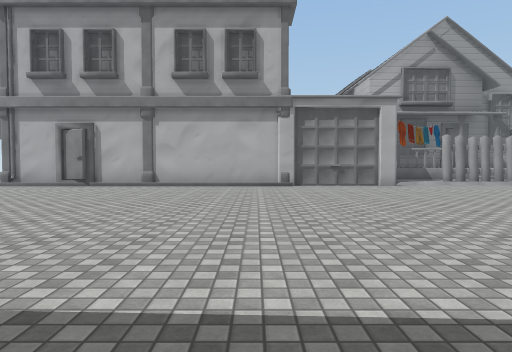
view 1 (above)

24 first-person views from a walk through a scene from a Unity 3-D project. The camera is 1.3 m above the floor, tilts 2° down and sees 75° across. The floor is counted in squares, 2 m on a side. Each view is taken from the middle of a square. On the plan, view 1 faces up. The plan holds only what a view shows up to about 10 squares ahead; the rest is blank. The place goes on beyond the plan. The player is left out. Some surface patterns are stand-ins.

view 2
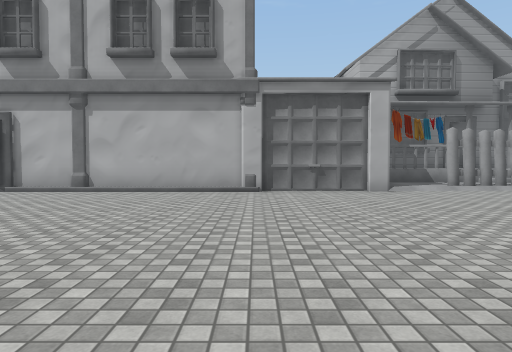

view 3
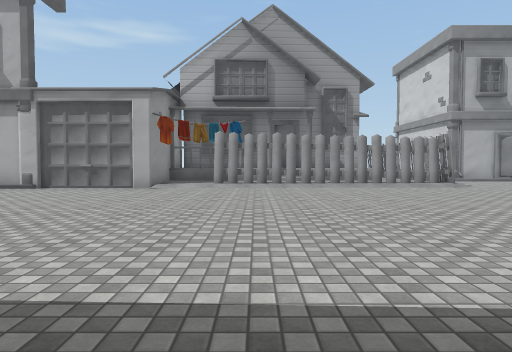

view 4
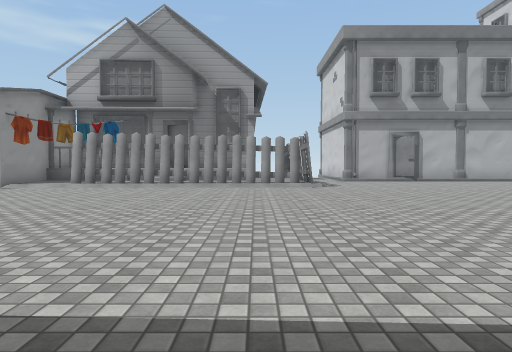

view 5
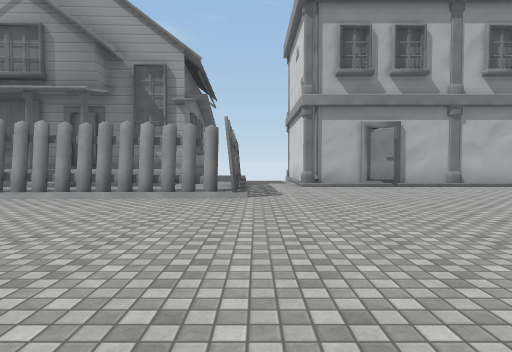

view 6
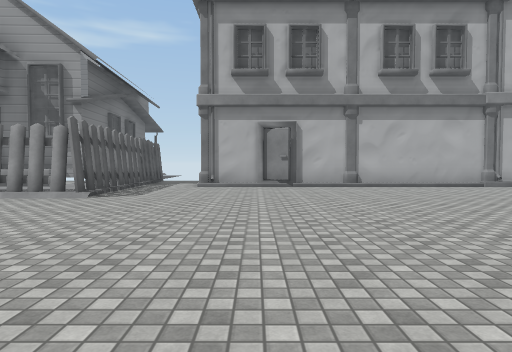

view 7
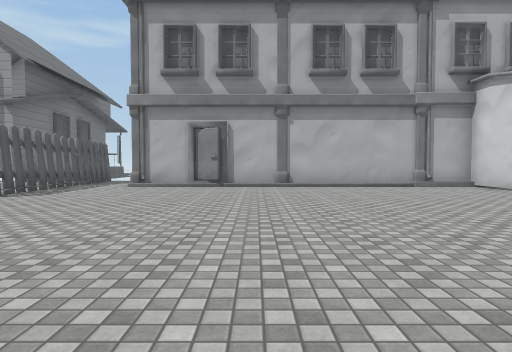

view 8
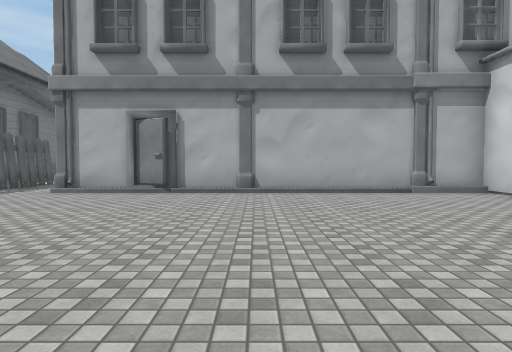

view 9
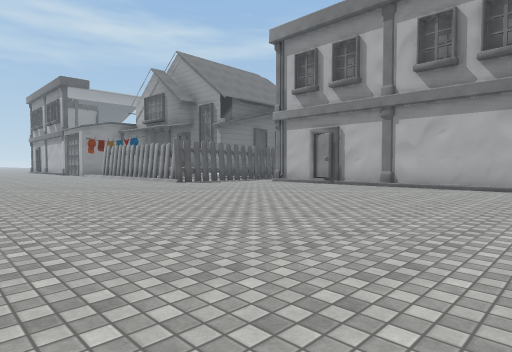

view 10
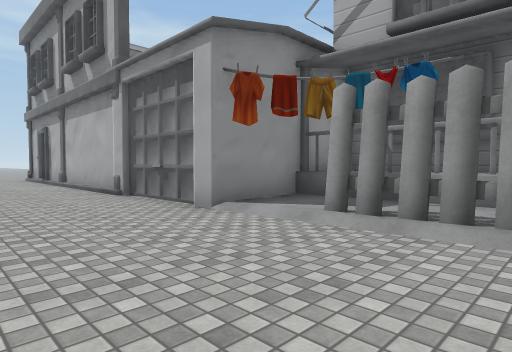

view 11
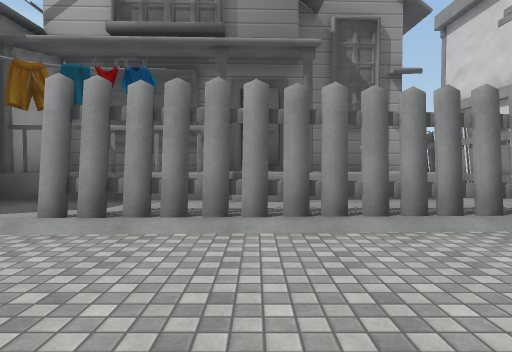

view 12
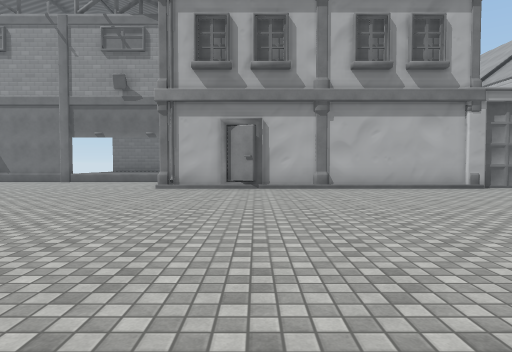

view 13
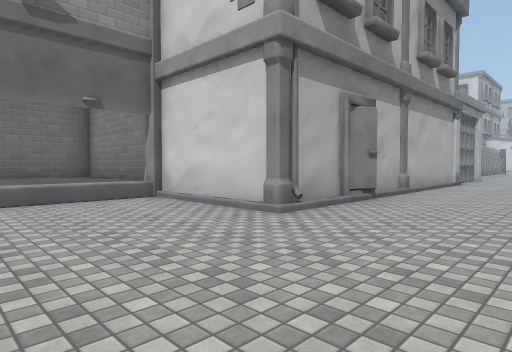

view 14
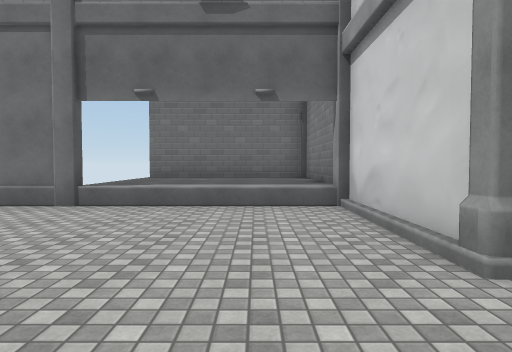

view 15
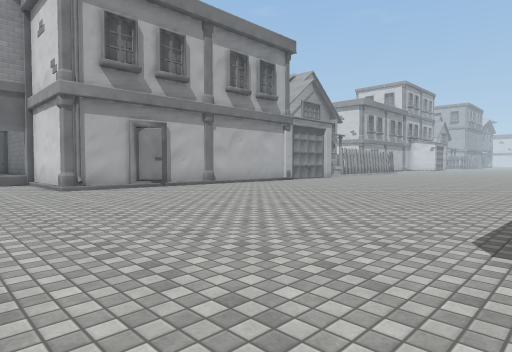

view 16
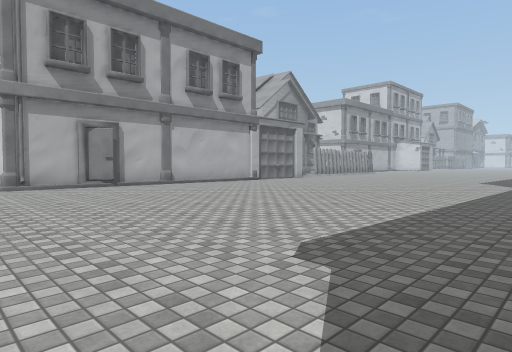

view 17
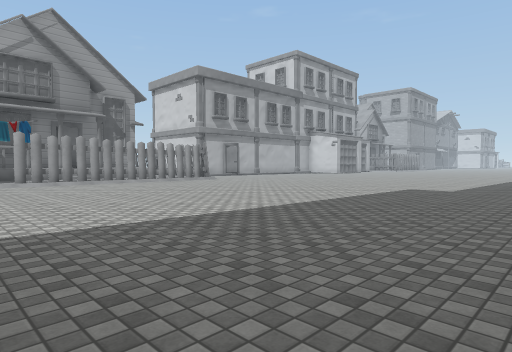

view 18
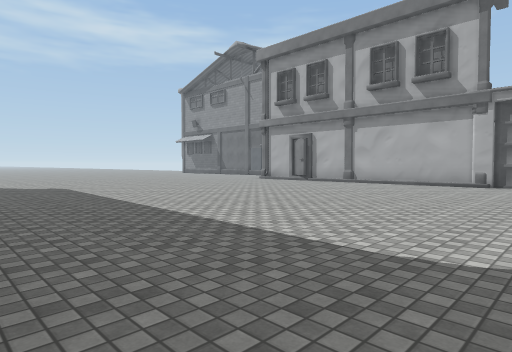

view 19
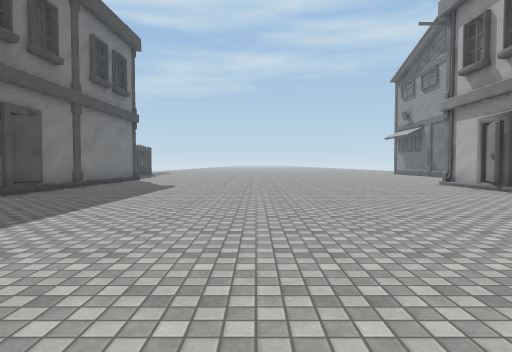

view 20
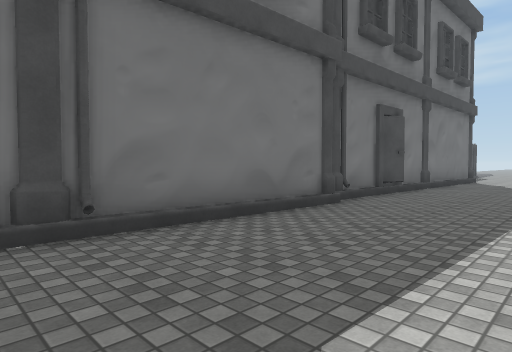

view 21
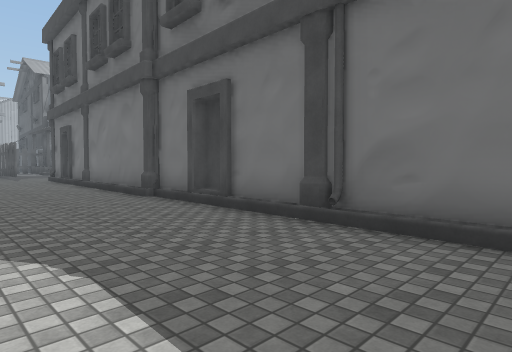

view 22
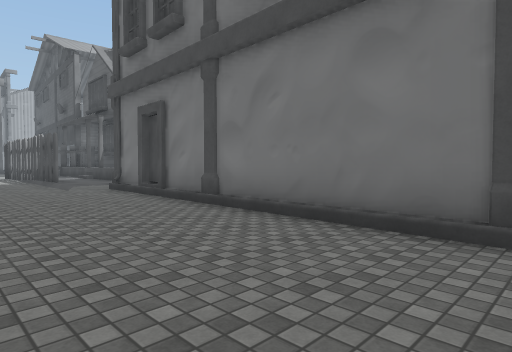

view 23
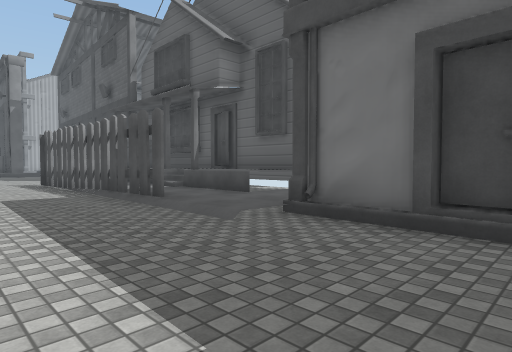

view 24
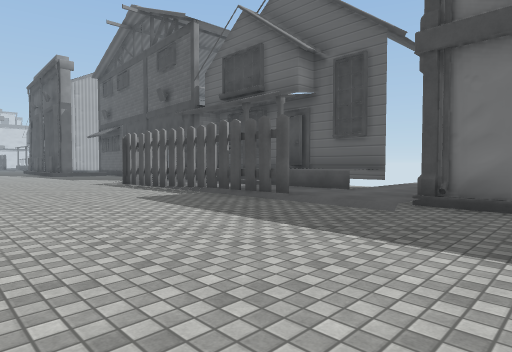

### Floor plan
Key: @ floor where view 1 was taken; # wall or solid block; . main floor; : floor 0.25 m higher than the main floor; + floor 1 m higher than the main floor; / step, stairs or slope; = window, fence, low wall or low ledge; ^ raised ledge; G garage.
Columns run from 11 left of view 1 to 23 right of it. Each row starts with its distance up from view 1.
 17 ^^^^
 16 ^^^^                   #.
 15 ^^^^                   #.
 14 ^^^^           #^#######..#########
 13 ^^^^           #++++++=#...........
 12 ....#          #=#=//==#/..........
 11 ....#          #:::::::#/..........
 10 ....#########G##/#/#/#//...........
  9 ..................................
  8 ...................................
  7 ...................................
  6   .................................
  5  ..................................
  4  ..................................
  3  ..................................
  2  ..................................
  1  ..................................
  0   .........@.......................
 -1    ########//////////...../:#######
 -2           ################/:::::
 -3                           ::==#=
 -4                            :####
 -5                            :...

Where each view was taken, in squares from view 1:
view 1: 0 up, 0 right, facing up
view 2: 2 up, 1 right, facing up
view 3: 1 up, 7 right, facing up
view 4: 1 up, 11 right, facing up
view 5: 4 up, 13 right, facing up
view 6: 4 up, 16 right, facing up
view 7: 4 up, 18 right, facing up
view 8: 6 up, 19 right, facing up
view 9: 4 up, 23 right, facing up-left
view 10: 7 up, 8 right, facing up-left
view 11: 7 up, 8 right, facing up
view 12: 1 up, 5 left, facing up
view 13: 7 up, 11 left, facing up-right
view 14: 8 up, 9 left, facing up
view 15: 1 up, 10 left, facing up-right
view 16: 0 up, 9 left, facing up-right
view 17: 1 down, 4 right, facing up-right
view 18: 1 down, 3 right, facing up-left
view 19: 4 up, 3 right, facing left
view 20: 2 up, 3 right, facing down-left
view 21: 2 up, 0 right, facing down-right
view 22: 2 up, 6 right, facing down-right
view 23: 2 up, 12 right, facing down-right
view 24: 4 up, 13 right, facing down-right
